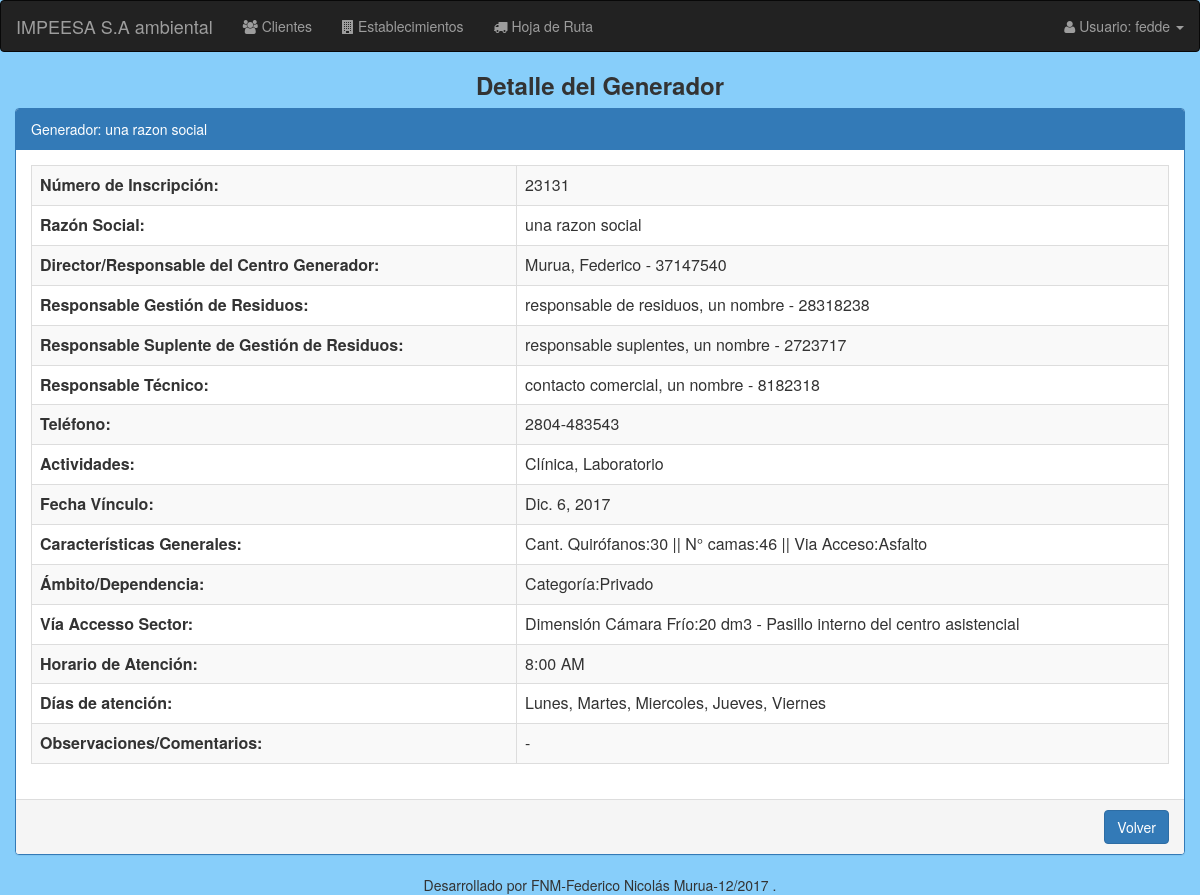
The app's page /generadores/detalle_generadores/23131/ (signed in) with its own data.
### modulo_I/models.py (models this page shows, shortened)
class EstablecimientoGenerador(models.Model):
    nro_inscripcion = models.BigIntegerField(primary_key=True) # N° inscripcion registro de generadores provincia del chubut
    razon_social = models.CharField(max_length=50)
    telefono = models.CharField(max_length=50)
    email = models.EmailField(max_length=50, blank=True, null=True)
    director_responsable = models.ForeignKey('Cliente', related_name='director_responsable', on_delete=models.CASCADE)
    responsable_residuos = models.ForeignKey('Persona', related_name='responsable_residuos', on_delete=models.CASCADE)
    responsable_suplente = models.ForeignKey('Persona', related_name='responsable_suplente', on_delete=models.CASCADE)
    responsable_tecnico = models.ForeignKey('Persona', related_name='responsable_tecnico', on_delete=models.CASCADE)
    fecha_vinculo = models.DateField() #fecha deL Vinculo que se confeccionó el formulario
    fecha = models.DateField(default=now)
    observaciones_comentarios = models.TextField(max_length=200, default='', blank=True, null=True)
    caract_generales = models.ForeignKey('CaracteristicasGenerales', on_delete=models.CASCADE)
    domicilio = models.ForeignKey('Domicilio', on_delete=models.CASCADE)
    ambito_dependencia = models.ForeignKey('AmbitoDependencia', on_delete=models.CASCADE)
    via_acceso = models.ForeignKey('ViaAccesoSector', on_delete=models.CASCADE)
    tipo_actividad = MultiSelectField(choices=Actividades)
    dia_atención = MultiSelectField(choices=Dias)
    hora_atención = models.CharField(max_length=15)

class Cliente(models.Model):
    razon_social = models.CharField(max_length=50) # puede ser distinta de la del generador
    domicilio_legal = models.ForeignKey('Domicilio', on_delete=models.CASCADE) # (para facturacion)
    apoderado = models.ForeignKey('Persona', related_name='apoderado', on_delete=models.CASCADE)
    contacto_comercial = models.ForeignKey('Persona', related_name='contact_comercial', null=True, blank=True, on_delete=models.CASCADE)
    cargo = models.CharField(max_length=50)
    dato_impositivo = models.OneToOneField('DatoImpositivo', on_delete=models.CASCADE)
    fecha = models.DateField(default=now) #fecha de hoy
    fecha_vinculo = models.DateField() #fecha deL Vinculo que se confeccionó el formulario
    def __str__(self):
        return "%s, %s - %s" % (self.apoderado.apellido, self.apoderado.nombre, self.apoderado.documento)

class Persona(models.Model):
    apellido = models.CharField(max_length=50)
    nombre = models.CharField(max_length=50)
    documento = models.CharField(max_length=50, unique=True)
    telefono_fijo = models.CharField(max_length=50, null=True, blank=True)
    celular = models.CharField(max_length=50, null=True, blank=True)
    email = models.EmailField(max_length=50, null=True, blank=True)
    def __str__(self):
        return "%s, %s - %s" % (self.apellido, self.nombre, self.documento)

class CaracteristicasGenerales(models.Model):
    cant_quirofanos = models.IntegerField(default=0,validators=[MinValueValidator(0)])
    nro_camas = models.IntegerField(default=0,validators=[MinValueValidator(0)])
    poblacion_promedio_atendida = models.FloatField(default=0) # (al mes)
    poblacion_promedio_atendida_365 = models.FloatField(default=0) # (al año)
    via_acceso = MultiSelectField(choices=Accesos)
    def __str__(self):
        return "Cant. Quirófanos:%s || N° camas:%s || Via Acceso:%s" % \
        (self.cant_quirofanos, self.nro_camas, self.via_acceso)

class AmbitoDependencia(models.Model):
    categoria = models.CharField(max_length=50, choices=Categorias)
    municipalidad = models.CharField(max_length=50, blank=True, null=True)
    centro_que_depende = models.CharField(max_length=50, blank=True, null=True)
    def __str__(self):
        if self.municipalidad and self.centro_que_depende:
            return "Categoria:%s - Municipalidad:%s - Centro del que Depende:%s" % \
            (self.categoria, self.municipalidad, self.centro_que_depende)
        elif self.municipalidad:
            return "Categoría:%s - Municipalidad:%s" % (self.categoria, self.municipalidad)
        elif self.centro_que_depende:
            return "Centro del que Depende:%s - Municipalidad:%s" % (self.centro_que_depende, self.municipalidad)
        else:
            return "Categoría:%s" % self.categoria

class ViaAccesoSector(models.Model):
    acopio_transitorio = models.ForeignKey('AcopioTransitorio', on_delete=models.CASCADE)
    tipo =MultiSelectField(choices=Acceso_sector_acopio)
    def __str__(self):
        return "%s - %s" % (self.acopio_transitorio, self.tipo)

class AcopioTransitorio(models.Model):
    sector_interno_p_estacionar = models.BooleanField()
    dimension_sector = models.CharField(max_length=50, blank=True, null=True)
    camara_frio = models.BooleanField()
    dimension_camara_frio = models.CharField(max_length=50, blank=True, null=True)
    def __str__(self):
        if self.sector_interno_p_estacionar and self.camara_frio:
            return "Dimensión Sector interno para estacionar:%s - Dmensión Cámara Frío:%s" % \
            (self.dimension_sector, self.dimension_camara_frio)
        elif self.sector_interno_p_estacionar:
            return "Dimensión Sector interno para estacionar:%s" % (self.dimension_sector)
        elif self.camara_frio:
            return "Dimensión Cámara Frío:%s" % (self.dimension_camara_frio)
        else:
            return ""

### modulo_I/views.py (the view)
@login_required
def detalle_generadores(request, nro_inscripcion):
    generador = EstablecimientoGenerador.objects.get(nro_inscripcion=nro_inscripcion)
    return render(request, 'establecimiento/generador_detalle.html', {'generador': generador})

### modulo_I/templates/establecimiento/generador_detalle.html (shortened to what this page needs)
{% extends "base/base_detalle.html" %}
{% load staticfiles %}
{% load staticfiles bootstrap3 %}
{% block header-title %}Detalle del Generador{% endblock %}
{% block panel-heading %}
  Generador: {{generador.razon_social}}
{% endblock %}
{% block detalle %}
  <table class="table table-striped table-bordered">
      <tbody>
          <tr>
              <th>Número de Inscripción:</th>
              <td> {{generador.nro_inscripcion}}</td>
          </tr>
          <tr>
              <th>Razón Social:</th>
              <td> {{generador.razon_social}}</td>
          </tr>
          <tr>
              <th>Director/Responsable del Centro Generador:</th>
              <td> {{generador.director_responsable}}</td>
          </tr>
          <tr>
              <th>Responsable Gestión de Residuos:</th>
              <td> {{generador.responsable_residuos}}</td>
          </tr>
          <tr>
              <th>Responsable Suplente de Gestión de Residuos:</th>
              <td> {{generador.responsable_suplente}}</td>
          </tr>
          <tr>
              <th>Responsable Técnico:</th>
              <td> {{generador.responsable_tecnico}}</td>
          </tr>
          {% if generador.telefono %}
          <tr>
              <th>Teléfono:</th>
              <td> {{generador.telefono}}</td>
          </tr>
          {% endif %}
          <tr>
              <th>Actividades:</th>
              <td> {{generador.tipo_actividad}}</td>
          </tr>
          <tr>
              <th>Fecha Vínculo:</th>
              <td> {{generador.fecha_vinculo}}</td>
          </tr>
          <tr>
              <th>Características Generales:</th>
              <td> {{generador.caract_generales}}</td>
          </tr>
          <tr>
              <th>Ámbito/Dependencia:</th>
              <td> {{generador.ambito_dependencia}}</td>
          </tr>
          <tr>
              <th>Vía Accesso Sector:</th>
              <td> {{generador.via_acceso}}</td>
          </tr>
          <tr>
              <th>Horario de Atención:</th>
              <td> {{generador.hora_atención}}</td>
          </tr>
          <tr>
              <th>Días de atención:</th>
              <td> {{generador.dia_atención}}</td>
          </tr>
          <tr>
              <th>Observaciones/Comentarios:</th>
              {% if generador.observaciones_comentarios %}
                <td> {{generador.observaciones_comentarios}}</td>
              {% else %}
                <td>-</td>
              {% endif %}
          </tr>
      </tbody>
  </table>
{% endblock %}
{% block url-volver %}
  {% url 'generadores:listado_generadores' %}
{% endblock %}

### templates/base/nav.html (shortened to what this page needs)
<nav class="navbar navbar-inverse">
  <div class="container-fluid">
    <div class="navbar-header">
      <a class="navbar-brand" href="#" >IMPEESA S.A ambiental</a>
    </div>
    <ul class="nav navbar-nav">
      <li><a href="{% url 'clientes:listado_clientes' %}"><i class="fa fa-group"></i> Clientes</a></li>
      <li><a href="{% url 'generadores:listado_generadores' %}"><i class="fa fa-building"></i> Establecimientos</a><li>
      <li><a href="#"><i class="fa fa-truck"></i> Hoja de Ruta</a><li>
    </ul>
    <ul class="nav navbar-nav navbar-right">
      <li class="dropdown"><a class="dropdown-toggle" data-toggle="dropdown" href="#"><i class="fa fa-user"></i> Usuario: {{user.get_username}} <span class="caret"></span></a>
      </li>
    </ul>
  </div>
</nav>

### records on screen
EstablecimientoGenerador: razon_social "una razon social", nro_inscripcion "23131", director_responsable "Murua, Federico - 37147540", responsable_residuos "responsable de residuos, un nombre - 28318238", responsable_suplente "responsable suplentes, un nombre - 2723717", responsable_tecnico "contacto comercial, un nombre - 8182318", telefono "2804-483543", tipo_actividad "Clínica, Laboratorio", fecha_vinculo "Dic. 6, 2017", caract_generales "Cant. Quirófanos:30 || N° camas:46 || Via Acceso:Asfalto", ambito_dependencia "Categoría:Privado", via_acceso "Dimensión Cámara Frío:20 dm3 - Pasillo interno del centro asistencial", hora_atención "8:00 AM", dia_atención "Lunes, Martes, Miercoles, Jueves, Viernes"

### other values on screen
{{ user.get_username }} "fedde"
